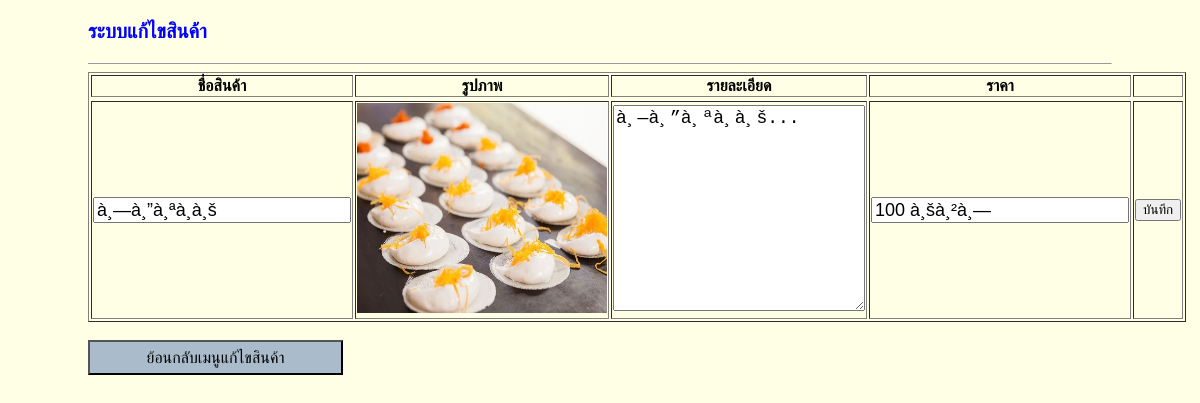
The app's page /FormEditItemById.php?id=4 with its own data.
### tables this page shows
CREATE TABLE `tb_items` (
  `id` int(11) NOT NULL,
  `title` varchar(20) NOT NULL,
  `image` varchar(100) NOT NULL,
  `detail` varchar(255) NOT NULL,
  `price` varchar(20) NOT NULL
);

### FormEditItemById.php (the view, shortened to what this page needs)
<?php
	require('config.php');
?>
<!DOCTYPE html>
<html>
<head>
</head>
<body>
	<div class="container">
		<p style="color:blue; font-weight:bold; font-size:20px;">ระบบแก้ไขสินค้า</p>
		<hr size="1">
		<table border="1">
			<tr>
				<th>ชื่อสินค้า</th>
				<th>รูปภาพ</th>
				<th>รายละเอียด</th>
				<th>ราคา</th>
				<th></th>
			</tr>
			<tr>
				<?php
					$myId = $_GET["id"];
					$conn = new mysqli($servername, $db_user, $db_pass, $db_name);
					$sql = "SELECT * FROM tb_items WHERE id='$myId'";
					if ($result = mysqli_query($conn,$sql)) {
						while ($row = mysqli_fetch_array($result)) {
							echo "<tr>";
							echo "<form method='POST' action='edit_item.php'>";
							echo "<td><input type='text' name='title' value='".$row["title"]."' /></td>";
							echo "<td> <img style='width: 250px; height: 210px;' src='myfile/".$row["image"]."'></img></td>";
							echo "<td><textarea name='detail' rows='10' cols='21' maxlength='255'>".$row["detail"]."</textarea>";
							echo "<td><input type='text' name='price' value='".$row["price"]."' /></td>";
							echo "<td><button type='submit'>บันทึก</button></td>";
							echo "</form>";
							echo "</tr>";
						}
					}
				?>
			</tr>
		</table>
		<br />
		<form action="FormEditItem.php">
			<button type="submit" style="width: 255px; height: 35px; font-size: 16px; background-color: #abc;">ย้อนกลับเมนูแก้ไขสินค้า</button>
		</form>
		<br />
	</div>
</body>
</html>

### FormEditItemById.php (style rules this page uses)
body { background-color: #ffffe6; }
.container { width: 1024px; height: 768px; padding: 0; margin: 0 auto; }
table tr th { text-align: center; }
table tr td { text-align: center; }
input { width: 250px; height: 20px; font-size: 18px; }
p { font-size: 18px; }
textarea { font-size: 18px; }

### records on screen
tb_items: title "à¸—à¸”à¸ªà¸­à¸š", image (picture), detail "à¸—à¸”à¸ªà¸­à¸š...", price "100 à¸šà¸²à¸—"
